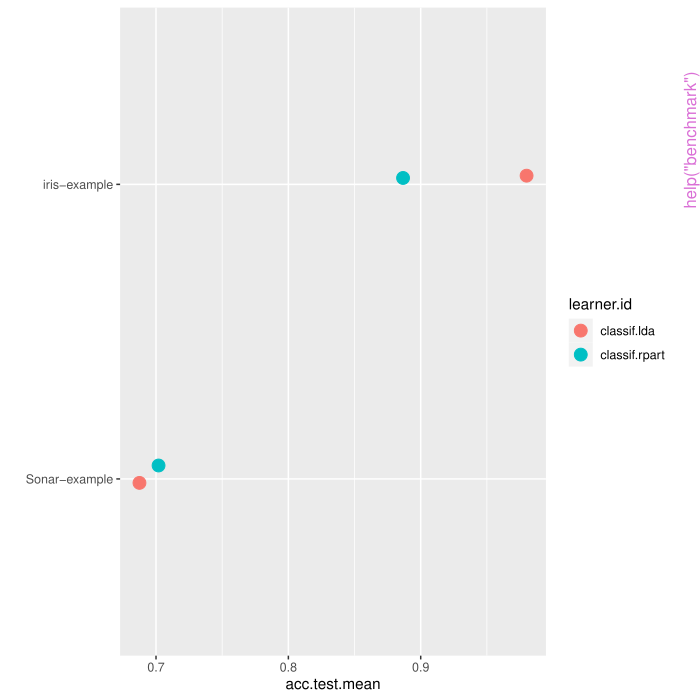

Generate this figure with R:
pkgname <- "mlr"
source(file.path(R.home("share"), "R", "examples-header.R"))
options(warn = 1)
library('mlr')

base::assign(".oldSearch", base::search(), pos = 'CheckExEnv')
base::assign(".old_wd", base::getwd(), pos = 'CheckExEnv')
cleanEx()
nameEx("FailureModel")
### * FailureModel

flush(stderr()); flush(stdout())

### Name: FailureModel
### Title: Failure model.
### Aliases: FailureModel

### ** Examples

configureMlr(on.learner.error = "warn")
data = iris
data$newfeat = 1 # will make LDA crash
task = makeClassifTask(data = data, target = "Species")
m = train("classif.lda", task) # LDA crashed, but mlr catches this
print(m)
print(m$learner.model) # the error message
p = predict(m, task) # this will predict NAs
print(p)
print(performance(p))
configureMlr(on.learner.error = "stop")



cleanEx()
nameEx("Task")
### * Task

flush(stderr()); flush(stdout())

### Name: Task
### Title: Create a classification, regression, survival, cluster,
###   cost-sensitive classification or multilabel task.
### Aliases: Task

### ** Examples

if (requireNamespace("mlbench")) {
  library(mlbench)
  data(BostonHousing)
  data(Ionosphere)

  makeClassifTask(data = iris, target = "Species")
  makeRegrTask(data = BostonHousing, target = "medv")
  # an example of a classification task with more than those standard arguments:
  blocking = factor(c(rep(1, 51), rep(2, 300)))
  makeClassifTask(id = "myIonosphere", data = Ionosphere, target = "Class",
    positive = "good", blocking = blocking)
  makeClusterTask(data = iris[, -5L])
}



cleanEx()
nameEx("benchmark")
### * benchmark

flush(stderr()); flush(stdout())

### Name: benchmark
### Title: Benchmark experiment for multiple learners and tasks.
### Aliases: benchmark

### ** Examples

lrns = list(makeLearner("classif.lda"), makeLearner("classif.rpart"))
tasks = list(iris.task, sonar.task)
rdesc = makeResampleDesc("CV", iters = 2L)
meas = list(acc, ber)
bmr = benchmark(lrns, tasks, rdesc, measures = meas)
rmat = convertBMRToRankMatrix(bmr)
print(rmat)
plotBMRSummary(bmr)
plotBMRBoxplots(bmr, ber, style = "violin")
plotBMRRanksAsBarChart(bmr, pos = "stack")
friedmanTestBMR(bmr)
friedmanPostHocTestBMR(bmr, p.value = 0.05)



cleanEx()
nameEx("calculateConfusionMatrix")
### * calculateConfusionMatrix

flush(stderr()); flush(stdout())

### Name: calculateConfusionMatrix
### Title: Confusion matrix.
### Aliases: calculateConfusionMatrix print.ConfusionMatrix

### ** Examples

# get confusion matrix after simple manual prediction
allinds = 1:150
train = sample(allinds, 75)
test = setdiff(allinds, train)
mod = train("classif.lda", iris.task, subset = train)
pred = predict(mod, iris.task, subset = test)
print(calculateConfusionMatrix(pred))
print(calculateConfusionMatrix(pred, sums = TRUE))
print(calculateConfusionMatrix(pred, relative = TRUE))

# now after cross-validation
r = crossval("classif.lda", iris.task, iters = 2L)
print(calculateConfusionMatrix(r$pred))



cleanEx()
nameEx("calculateROCMeasures")
### * calculateROCMeasures

flush(stderr()); flush(stdout())

### Name: calculateROCMeasures
### Title: Calculate receiver operator measures.
### Aliases: calculateROCMeasures print.ROCMeasures

### ** Examples

lrn = makeLearner("classif.rpart", predict.type = "prob")
fit = train(lrn, sonar.task)
pred = predict(fit, task = sonar.task)
calculateROCMeasures(pred)



cleanEx()
nameEx("capLargeValues")
### * capLargeValues

flush(stderr()); flush(stdout())

### Name: capLargeValues
### Title: Convert large/infinite numeric values in a data.frame or task.
### Aliases: capLargeValues

### ** Examples

capLargeValues(iris, threshold = 5, impute = 5)



cleanEx()
nameEx("convertBMRToRankMatrix")
### * convertBMRToRankMatrix

flush(stderr()); flush(stdout())

### Name: convertBMRToRankMatrix
### Title: Convert BenchmarkResult to a rank-matrix.
### Aliases: convertBMRToRankMatrix

### ** Examples

# see benchmark



cleanEx()
nameEx("convertMLBenchObjToTask")
### * convertMLBenchObjToTask

flush(stderr()); flush(stdout())

### Name: convertMLBenchObjToTask
### Title: Convert a machine learning benchmark / demo object from package
###   mlbench to a task.
### Aliases: convertMLBenchObjToTask

### ** Examples

print(convertMLBenchObjToTask("Ionosphere"))
print(convertMLBenchObjToTask("mlbench.spirals", n = 100, sd = 0.1))



cleanEx()
nameEx("createSpatialResamplingPlots")
### * createSpatialResamplingPlots

flush(stderr()); flush(stdout())

### Name: createSpatialResamplingPlots
### Title: Create (spatial) resampling plot objects.
### Aliases: createSpatialResamplingPlots

### ** Examples




cleanEx()
nameEx("estimateRelativeOverfitting")
### * estimateRelativeOverfitting

flush(stderr()); flush(stdout())

### Name: estimateRelativeOverfitting
### Title: Estimate relative overfitting.
### Aliases: estimateRelativeOverfitting

### ** Examples

task = makeClassifTask(data = iris, target = "Species")
rdesc = makeResampleDesc("CV", iters = 2)
estimateRelativeOverfitting(rdesc, acc, task, makeLearner("classif.knn"))
estimateRelativeOverfitting(rdesc, acc, task, makeLearner("classif.lda"))
rpred = resample("classif.knn", task, rdesc)$pred
estimateRelativeOverfitting(rpred, acc, task)



cleanEx()
nameEx("extractFDAFeatures")
### * extractFDAFeatures

flush(stderr()); flush(stdout())

### Name: extractFDAFeatures
### Title: Extract features from functional data.
### Aliases: extractFDAFeatures

### ** Examples

df = data.frame(x = matrix(rnorm(24), ncol = 8), y = factor(c("a", "a", "b")))
fdf = makeFunctionalData(df, fd.features = list(x1 = 1:4, x2 = 5:8), exclude.cols = "y")
task = makeClassifTask(data = fdf, target = "y")
extracted = extractFDAFeatures(task,
  feat.methods = list("x1" = extractFDAFourier(), "x2" = extractFDAWavelets(filter = "haar")))
print(extracted$task)
reextractFDAFeatures(task, extracted$desc)



cleanEx()
nameEx("filterFeatures")
### * filterFeatures

flush(stderr()); flush(stdout())

### Name: filterFeatures
### Title: Filter features by thresholding filter values.
### Aliases: filterFeatures

### ** Examples

# simple filter
filterFeatures(iris.task, method = "FSelectorRcpp_gain.ratio", abs = 2)
# ensemble filter
filterFeatures(iris.task, method = "E-min",
  base.methods = c("FSelectorRcpp_gain.ratio",
    "FSelectorRcpp_information.gain"), abs = 2)



cleanEx()
nameEx("friedmanPostHocTestBMR")
### * friedmanPostHocTestBMR

flush(stderr()); flush(stdout())

### Name: friedmanPostHocTestBMR
### Title: Perform a posthoc Friedman-Nemenyi test.
### Aliases: friedmanPostHocTestBMR

### ** Examples

# see benchmark



cleanEx()
nameEx("friedmanTestBMR")
### * friedmanTestBMR

flush(stderr()); flush(stdout())

### Name: friedmanTestBMR
### Title: Perform overall Friedman test for a BenchmarkResult.
### Aliases: friedmanTestBMR

### ** Examples

# see benchmark



cleanEx()
nameEx("generateFeatureImportanceData")
### * generateFeatureImportanceData

flush(stderr()); flush(stdout())

### Name: generateFeatureImportanceData
### Title: Generate feature importance.
### Aliases: generateFeatureImportanceData FeatureImportanceData

### ** Examples


lrn = makeLearner("classif.rpart", predict.type = "prob")
fit = train(lrn, iris.task)
imp = generateFeatureImportanceData(iris.task, "permutation.importance",
  lrn, "Petal.Width", nmc = 10L, local = TRUE)



cleanEx()
nameEx("generateFilterValuesData")
### * generateFilterValuesData

flush(stderr()); flush(stdout())

### Name: generateFilterValuesData
### Title: Calculates feature filter values.
### Aliases: generateFilterValuesData FilterValues

### ** Examples

# two simple filter methods
fval = generateFilterValuesData(iris.task,
  method = c("FSelectorRcpp_gain.ratio", "FSelectorRcpp_information.gain"))
# using ensemble method "E-mean"
fval = generateFilterValuesData(iris.task,
  method = list("E-mean", c("FSelectorRcpp_gain.ratio",
    "FSelectorRcpp_information.gain")))



cleanEx()
nameEx("generateHyperParsEffectData")
### * generateHyperParsEffectData

flush(stderr()); flush(stdout())

### Name: generateHyperParsEffectData
### Title: Generate hyperparameter effect data.
### Aliases: generateHyperParsEffectData

### ** Examples

## Not run: 
##D # 3-fold cross validation
##D ps = makeParamSet(makeDiscreteParam("C", values = 2^(-4:4)))
##D ctrl = makeTuneControlGrid()
##D rdesc = makeResampleDesc("CV", iters = 3L)
##D res = tuneParams("classif.ksvm", task = pid.task, resampling = rdesc,
##D   par.set = ps, control = ctrl)
##D data = generateHyperParsEffectData(res)
##D plt = plotHyperParsEffect(data, x = "C", y = "mmce.test.mean")
##D plt + ylab("Misclassification Error")
##D 
##D # nested cross validation
##D ps = makeParamSet(makeDiscreteParam("C", values = 2^(-4:4)))
##D ctrl = makeTuneControlGrid()
##D rdesc = makeResampleDesc("CV", iters = 3L)
##D lrn = makeTuneWrapper("classif.ksvm", control = ctrl,
##D   resampling = rdesc, par.set = ps)
##D res = resample(lrn, task = pid.task, resampling = cv2,
##D   extract = getTuneResult)
##D data = generateHyperParsEffectData(res)
##D plotHyperParsEffect(data, x = "C", y = "mmce.test.mean", plot.type = "line")
## End(Not run)



cleanEx()
nameEx("generateLearningCurveData")
### * generateLearningCurveData

flush(stderr()); flush(stdout())

### Name: generateLearningCurveData
### Title: Generates a learning curve.
### Aliases: generateLearningCurveData LearningCurveData

### ** Examples

r = generateLearningCurveData(list("classif.rpart", "classif.knn"),
  task = sonar.task, percs = seq(0.2, 1, by = 0.2),
  measures = list(tp, fp, tn, fn),
  resampling = makeResampleDesc(method = "Subsample", iters = 5),
  show.info = FALSE)
plotLearningCurve(r)



cleanEx()
nameEx("generatePartialDependenceData")
### * generatePartialDependenceData

flush(stderr()); flush(stdout())

### Name: generatePartialDependenceData
### Title: Generate partial dependence.
### Aliases: generatePartialDependenceData PartialDependenceData

### ** Examples

lrn = makeLearner("regr.svm")
fit = train(lrn, bh.task)
pd = generatePartialDependenceData(fit, bh.task, "lstat")
plotPartialDependence(pd, data = getTaskData(bh.task))

lrn = makeLearner("classif.rpart", predict.type = "prob")
fit = train(lrn, iris.task)
pd = generatePartialDependenceData(fit, iris.task, "Petal.Width")
plotPartialDependence(pd, data = getTaskData(iris.task))



cleanEx()
nameEx("getCaretParamSet")
### * getCaretParamSet

flush(stderr()); flush(stdout())

### Name: getCaretParamSet
### Title: Get tuning parameters from a learner of the caret R-package.
### Aliases: getCaretParamSet

### ** Examples

if (requireNamespace("caret") && requireNamespace("mlbench")) {
  library(caret)
  classifTask = makeClassifTask(data = iris, target = "Species")

  # (1) classification (random forest) with discretized parameters
  getCaretParamSet("rf", length = 9L, task = classifTask, discretize = TRUE)

  # (2) regression (gradient boosting machine) without discretized parameters
  library(mlbench)
  data(BostonHousing)
  regrTask = makeRegrTask(data = BostonHousing, target = "medv")
  getCaretParamSet("gbm", length = 9L, task = regrTask, discretize = FALSE)
}



cleanEx()
nameEx("getHyperPars")
### * getHyperPars

flush(stderr()); flush(stdout())

### Name: getHyperPars
### Title: Get current parameter settings for a learner.
### Aliases: getHyperPars

### ** Examples

getHyperPars(makeLearner("classif.ranger"))

## set learner hyperparameter `mtry` manually
getHyperPars(makeLearner("classif.ranger", mtry = 100))



cleanEx()
nameEx("getMultilabelBinaryPerformances")
### * getMultilabelBinaryPerformances

flush(stderr()); flush(stdout())

### Name: getMultilabelBinaryPerformances
### Title: Retrieve binary classification measures for multilabel
###   classification predictions.
### Aliases: getMultilabelBinaryPerformances

### ** Examples

# see makeMultilabelBinaryRelevanceWrapper



cleanEx()
nameEx("getNestedTuneResultsOptPathDf")
### * getNestedTuneResultsOptPathDf

flush(stderr()); flush(stdout())

### Name: getNestedTuneResultsOptPathDf
### Title: Get the 'opt.path's from each tuning step from the outer
###   resampling.
### Aliases: getNestedTuneResultsOptPathDf

### ** Examples

# see example of makeTuneWrapper



cleanEx()
nameEx("getNestedTuneResultsX")
### * getNestedTuneResultsX

flush(stderr()); flush(stdout())

### Name: getNestedTuneResultsX
### Title: Get the tuned hyperparameter settings from a nested tuning.
### Aliases: getNestedTuneResultsX

### ** Examples

# see example of makeTuneWrapper



cleanEx()
nameEx("getOOBPreds")
### * getOOBPreds

flush(stderr()); flush(stdout())

### Name: getOOBPreds
### Title: Extracts out-of-bag predictions from trained models.
### Aliases: getOOBPreds

### ** Examples

training.set = sample(1:150, 50)
lrn = makeLearner("classif.ranger", predict.type = "prob", predict.threshold = 0.6)
mod = train(lrn, sonar.task, subset = training.set)
oob = getOOBPreds(mod, sonar.task)
oob
performance(oob, measures = list(auc, mmce))



cleanEx()
nameEx("getPredictionProbabilities")
### * getPredictionProbabilities

flush(stderr()); flush(stdout())

### Name: getPredictionProbabilities
### Title: Get probabilities for some classes.
### Aliases: getPredictionProbabilities

### ** Examples

task = makeClassifTask(data = iris, target = "Species")
lrn = makeLearner("classif.lda", predict.type = "prob")
mod = train(lrn, task)
# predict probabilities
pred = predict(mod, newdata = iris)

# Get probabilities for all classes
head(getPredictionProbabilities(pred))

# Get probabilities for a subset of classes
head(getPredictionProbabilities(pred, c("setosa", "virginica")))



cleanEx()
nameEx("getResamplingIndices")
### * getResamplingIndices

flush(stderr()); flush(stdout())

### Name: getResamplingIndices
### Title: Get the resampling indices from a tuning or feature selection
###   wrapper..
### Aliases: getResamplingIndices

### ** Examples

task = makeClassifTask(data = iris, target = "Species")
lrn = makeLearner("classif.rpart")
# stupid mini grid
ps = makeParamSet(
  makeDiscreteParam("cp", values = c(0.05, 0.1)),
  makeDiscreteParam("minsplit", values = c(10, 20))
)
ctrl = makeTuneControlGrid()
inner = makeResampleDesc("Holdout")
outer = makeResampleDesc("CV", iters = 2)
lrn = makeTuneWrapper(lrn, resampling = inner, par.set = ps, control = ctrl)
# nested resampling for evaluation
# we also extract tuned hyper pars in each iteration and by that the resampling indices
r = resample(lrn, task, outer, extract = getTuneResult)
# get tuning indices
getResamplingIndices(r, inner = TRUE)



cleanEx()
nameEx("getTaskData")
### * getTaskData

flush(stderr()); flush(stdout())

### Name: getTaskData
### Title: Extract data in task.
### Aliases: getTaskData

### ** Examples

library("mlbench")
data(BreastCancer)

df = BreastCancer
df$Id = NULL
task = makeClassifTask(id = "BreastCancer", data = df, target = "Class", positive = "malignant")
head(getTaskData)
head(getTaskData(task, features = c("Cell.size", "Cell.shape"), recode.target = "-1+1"))
head(getTaskData(task, subset = 1:100, recode.target = "01"))



cleanEx()
nameEx("getTaskTargets")
### * getTaskTargets

flush(stderr()); flush(stdout())

### Name: getTaskTargets
### Title: Get target data of task.
### Aliases: getTaskTargets

### ** Examples

task = makeClassifTask(data = iris, target = "Species")
getTaskTargets(task)



cleanEx()
nameEx("impute")
### * impute

flush(stderr()); flush(stdout())

### Name: impute
### Title: Impute and re-impute data
### Aliases: impute

### ** Examples

df = data.frame(x = c(1, 1, NA), y = factor(c("a", "a", "b")), z = 1:3)
imputed = impute(df, target = character(0), cols = list(x = 99, y = imputeMode()))
print(imputed$data)
reimpute(data.frame(x = NA_real_), imputed$desc)



cleanEx()
nameEx("joinClassLevels")
### * joinClassLevels

flush(stderr()); flush(stdout())

### Name: joinClassLevels
### Title: Join some class existing levels to new, larger class levels for
###   classification problems.
### Aliases: joinClassLevels

### ** Examples

joinClassLevels(iris.task, new.levels = list(foo = c("setosa", "virginica")))



cleanEx()
nameEx("listLearners")
### * listLearners

flush(stderr()); flush(stdout())

### Name: listLearners
### Title: Find matching learning algorithms.
### Aliases: listLearners listLearners.default listLearners.character
###   listLearners.Task

### ** Examples

## Not run: 
##D listLearners("classif", properties = c("multiclass", "prob"))
##D data = iris
##D task = makeClassifTask(data = data, target = "Species")
##D listLearners(task)
## End(Not run)



cleanEx()
nameEx("makeAggregation")
### * makeAggregation

flush(stderr()); flush(stdout())

### Name: makeAggregation
### Title: Specify your own aggregation of measures.
### Aliases: makeAggregation

### ** Examples

# computes the interquartile range on all performance values
test.iqr = makeAggregation(
  id = "test.iqr", name = "Test set interquartile range",
  properties = "req.test",
  fun = function(task, perf.test, perf.train, measure, group, pred) IQR(perf.test)
)



cleanEx()
nameEx("makeClassificationViaRegressionWrapper")
### * makeClassificationViaRegressionWrapper

flush(stderr()); flush(stdout())

### Name: makeClassificationViaRegressionWrapper
### Title: Classification via regression wrapper.
### Aliases: makeClassificationViaRegressionWrapper

### ** Examples

lrn = makeLearner("regr.rpart")
lrn = makeClassificationViaRegressionWrapper(lrn)
mod = train(lrn, sonar.task, subset = 1:140)
predictions = predict(mod, newdata = getTaskData(sonar.task)[141:208, 1:60])



cleanEx()
nameEx("makeFeatSelWrapper")
### * makeFeatSelWrapper

flush(stderr()); flush(stdout())

### Name: makeFeatSelWrapper
### Title: Fuse learner with feature selection.
### Aliases: makeFeatSelWrapper

### ** Examples

# nested resampling with feature selection (with a nonsense algorithm for selection)
outer = makeResampleDesc("CV", iters = 2L)
inner = makeResampleDesc("Holdout")
ctrl = makeFeatSelControlRandom(maxit = 1)
lrn = makeFeatSelWrapper("classif.ksvm", resampling = inner, control = ctrl)
# we also extract the selected features for all iteration here
r = resample(lrn, iris.task, outer, extract = getFeatSelResult)



cleanEx()
nameEx("makeFilterWrapper")
### * makeFilterWrapper

flush(stderr()); flush(stdout())

### Name: makeFilterWrapper
### Title: Fuse learner with a feature filter method.
### Aliases: makeFilterWrapper

### ** Examples




cleanEx()
nameEx("makeFunctionalData")
### * makeFunctionalData

flush(stderr()); flush(stdout())

### Name: makeFunctionalData
### Title: Create a data.frame containing functional features from a normal
###   data.frame.
### Aliases: makeFunctionalData

### ** Examples

# data.frame where columns 1:6 and 8:10 belong to a functional feature
d1 = data.frame(matrix(rnorm(100), nrow = 10), "target" = seq_len(10))
# Transform to functional data
d2 = makeFunctionalData(d1, fd.features = list("fd1" = 1:6, "fd2" = 8:10))
# Create a regression task
makeRegrTask(data = d2, target = "target")



cleanEx()
nameEx("makeLearner")
### * makeLearner

flush(stderr()); flush(stdout())

### Name: makeLearner
### Title: Create learner object.
### Aliases: makeLearner Learner

### ** Examples

makeLearner("classif.rpart")
makeLearner("classif.lda", predict.type = "prob")
lrn = makeLearner("classif.lda", method = "t", nu = 10)
getHyperPars(lrn)



cleanEx()
nameEx("makeLearners")
### * makeLearners

flush(stderr()); flush(stdout())

### Name: makeLearners
### Title: Create multiple learners at once.
### Aliases: makeLearners

### ** Examples

makeLearners(c("rpart", "lda"), type = "classif", predict.type = "prob")



cleanEx()
nameEx("makeMeasure")
### * makeMeasure

flush(stderr()); flush(stdout())

### Name: makeMeasure
### Title: Construct performance measure.
### Aliases: makeMeasure Measure

### ** Examples

f = function(task, model, pred, extra.args) {
  sum((pred$data$response - pred$data$truth)^2)
}
makeMeasure(id = "my.sse", minimize = TRUE,
  properties = c("regr", "response"), fun = f)



cleanEx()
nameEx("makeModelMultiplexer")
### * makeModelMultiplexer

flush(stderr()); flush(stdout())

### Name: makeModelMultiplexer
### Title: Create model multiplexer for model selection to tune over
###   multiple possible models.
### Aliases: makeModelMultiplexer ModelMultiplexer

### ** Examples

set.seed(123)



cleanEx()
nameEx("makeModelMultiplexerParamSet")
### * makeModelMultiplexerParamSet

flush(stderr()); flush(stdout())

### Name: makeModelMultiplexerParamSet
### Title: Creates a parameter set for model multiplexer tuning.
### Aliases: makeModelMultiplexerParamSet

### ** Examples

# See makeModelMultiplexer



cleanEx()
nameEx("makeMultilabelBinaryRelevanceWrapper")
### * makeMultilabelBinaryRelevanceWrapper

flush(stderr()); flush(stdout())

### Name: makeMultilabelBinaryRelevanceWrapper
### Title: Use binary relevance method to create a multilabel learner.
### Aliases: makeMultilabelBinaryRelevanceWrapper

### ** Examples

d = getTaskData(yeast.task)
# drop some labels so example runs faster
d = d[seq(1, nrow(d), by = 20), c(1:2, 15:17)]
task = makeMultilabelTask(data = d, target = c("label1", "label2"))
lrn = makeLearner("classif.rpart")
lrn = makeMultilabelBinaryRelevanceWrapper(lrn)
lrn = setPredictType(lrn, "prob")
# train, predict and evaluate
mod = train(lrn, task)
pred = predict(mod, task)
performance(pred, measure = list(multilabel.hamloss, multilabel.subset01, multilabel.f1))
# the next call basically has the same structure for any multilabel meta wrapper
getMultilabelBinaryPerformances(pred, measures = list(mmce, auc))
# above works also with predictions from resample!




cleanEx()
nameEx("makeMultilabelClassifierChainsWrapper")
### * makeMultilabelClassifierChainsWrapper

flush(stderr()); flush(stdout())

### Name: makeMultilabelClassifierChainsWrapper
### Title: Use classifier chains method (CC) to create a multilabel
###   learner.
### Aliases: makeMultilabelClassifierChainsWrapper

### ** Examples

d = getTaskData(yeast.task)
# drop some labels so example runs faster
d = d[seq(1, nrow(d), by = 20), c(1:2, 15:17)]
task = makeMultilabelTask(data = d, target = c("label1", "label2"))
lrn = makeLearner("classif.rpart")
lrn = makeMultilabelBinaryRelevanceWrapper(lrn)
lrn = setPredictType(lrn, "prob")
# train, predict and evaluate
mod = train(lrn, task)
pred = predict(mod, task)
performance(pred, measure = list(multilabel.hamloss, multilabel.subset01, multilabel.f1))
# the next call basically has the same structure for any multilabel meta wrapper
getMultilabelBinaryPerformances(pred, measures = list(mmce, auc))
# above works also with predictions from resample!




cleanEx()
nameEx("makeMultilabelDBRWrapper")
### * makeMultilabelDBRWrapper

flush(stderr()); flush(stdout())

### Name: makeMultilabelDBRWrapper
### Title: Use dependent binary relevance method (DBR) to create a
###   multilabel learner.
### Aliases: makeMultilabelDBRWrapper

### ** Examples

d = getTaskData(yeast.task)
# drop some labels so example runs faster
d = d[seq(1, nrow(d), by = 20), c(1:2, 15:17)]
task = makeMultilabelTask(data = d, target = c("label1", "label2"))
lrn = makeLearner("classif.rpart")
lrn = makeMultilabelBinaryRelevanceWrapper(lrn)
lrn = setPredictType(lrn, "prob")
# train, predict and evaluate
mod = train(lrn, task)
pred = predict(mod, task)
performance(pred, measure = list(multilabel.hamloss, multilabel.subset01, multilabel.f1))
# the next call basically has the same structure for any multilabel meta wrapper
getMultilabelBinaryPerformances(pred, measures = list(mmce, auc))
# above works also with predictions from resample!




cleanEx()
nameEx("makeMultilabelNestedStackingWrapper")
### * makeMultilabelNestedStackingWrapper

flush(stderr()); flush(stdout())

### Name: makeMultilabelNestedStackingWrapper
### Title: Use nested stacking method to create a multilabel learner.
### Aliases: makeMultilabelNestedStackingWrapper

### ** Examples

d = getTaskData(yeast.task)
# drop some labels so example runs faster
d = d[seq(1, nrow(d), by = 20), c(1:2, 15:17)]
task = makeMultilabelTask(data = d, target = c("label1", "label2"))
lrn = makeLearner("classif.rpart")
lrn = makeMultilabelBinaryRelevanceWrapper(lrn)
lrn = setPredictType(lrn, "prob")
# train, predict and evaluate
mod = train(lrn, task)
pred = predict(mod, task)
performance(pred, measure = list(multilabel.hamloss, multilabel.subset01, multilabel.f1))
# the next call basically has the same structure for any multilabel meta wrapper
getMultilabelBinaryPerformances(pred, measures = list(mmce, auc))
# above works also with predictions from resample!




cleanEx()
nameEx("makeMultilabelStackingWrapper")
### * makeMultilabelStackingWrapper

flush(stderr()); flush(stdout())

### Name: makeMultilabelStackingWrapper
### Title: Use stacking method (stacked generalization) to create a
###   multilabel learner.
### Aliases: makeMultilabelStackingWrapper

### ** Examples

d = getTaskData(yeast.task)
# drop some labels so example runs faster
d = d[seq(1, nrow(d), by = 20), c(1:2, 15:17)]
task = makeMultilabelTask(data = d, target = c("label1", "label2"))
lrn = makeLearner("classif.rpart")
lrn = makeMultilabelBinaryRelevanceWrapper(lrn)
lrn = setPredictType(lrn, "prob")
# train, predict and evaluate
mod = train(lrn, task)
pred = predict(mod, task)
performance(pred, measure = list(multilabel.hamloss, multilabel.subset01, multilabel.f1))
# the next call basically has the same structure for any multilabel meta wrapper
getMultilabelBinaryPerformances(pred, measures = list(mmce, auc))
# above works also with predictions from resample!




cleanEx()
nameEx("makeResampleDesc")
### * makeResampleDesc

flush(stderr()); flush(stdout())

### Name: makeResampleDesc
### Title: Create a description object for a resampling strategy.
### Aliases: makeResampleDesc ResampleDesc hout cv2 cv3 cv5 cv10

### ** Examples

# Bootstraping
makeResampleDesc("Bootstrap", iters = 10)
makeResampleDesc("Bootstrap", iters = 10, predict = "both")

# Subsampling
makeResampleDesc("Subsample", iters = 10, split = 3 / 4)
makeResampleDesc("Subsample", iters = 10)

# Holdout a.k.a. test sample estimation
makeResampleDesc("Holdout")



cleanEx()
nameEx("makeResampleInstance")
### * makeResampleInstance

flush(stderr()); flush(stdout())

### Name: makeResampleInstance
### Title: Instantiates a resampling strategy object.
### Aliases: makeResampleInstance ResampleInstance

### ** Examples

rdesc = makeResampleDesc("Bootstrap", iters = 10)
rin = makeResampleInstance(rdesc, task = iris.task)

rdesc = makeResampleDesc("CV", iters = 50)
rin = makeResampleInstance(rdesc, size = nrow(iris))

rin = makeResampleInstance("CV", iters = 10, task = iris.task)



cleanEx()
nameEx("makeStackedLearner")
### * makeStackedLearner

flush(stderr()); flush(stdout())

### Name: makeStackedLearner
### Title: Create a stacked learner object.
### Aliases: makeStackedLearner

### ** Examples

# Classification
data(iris)
tsk = makeClassifTask(data = iris, target = "Species")
base = c("classif.rpart", "classif.lda", "classif.svm")
lrns = lapply(base, makeLearner)
lrns = lapply(lrns, setPredictType, "prob")
m = makeStackedLearner(base.learners = lrns,
  predict.type = "prob", method = "hill.climb")
tmp = train(m, tsk)
res = predict(tmp, tsk)

# Regression
data(BostonHousing, package = "mlbench")
tsk = makeRegrTask(data = BostonHousing, target = "medv")
base = c("regr.rpart", "regr.svm")
lrns = lapply(base, makeLearner)
m = makeStackedLearner(base.learners = lrns,
  predict.type = "response", method = "compress")
tmp = train(m, tsk)
res = predict(tmp, tsk)



cleanEx()
nameEx("makeTuneWrapper")
### * makeTuneWrapper

flush(stderr()); flush(stdout())

### Name: makeTuneWrapper
### Title: Fuse learner with tuning.
### Aliases: makeTuneWrapper

### ** Examples




cleanEx()
nameEx("makeWeightedClassesWrapper")
### * makeWeightedClassesWrapper

flush(stderr()); flush(stdout())

### Name: makeWeightedClassesWrapper
### Title: Wraps a classifier for weighted fitting where each class
###   receives a weight.
### Aliases: makeWeightedClassesWrapper

### ** Examples




cleanEx()
nameEx("performance")
### * performance

flush(stderr()); flush(stdout())

### Name: performance
### Title: Measure performance of prediction.
### Aliases: performance

### ** Examples

training.set = seq(1, nrow(iris), by = 2)
test.set = seq(2, nrow(iris), by = 2)

task = makeClassifTask(data = iris, target = "Species")
lrn = makeLearner("classif.lda")
mod = train(lrn, task, subset = training.set)
pred = predict(mod, newdata = iris[test.set, ])
performance(pred, measures = mmce)

# Compute multiple performance measures at once
ms = list("mmce" = mmce, "acc" = acc, "timetrain" = timetrain)
performance(pred, measures = ms, task, mod)



cleanEx()
nameEx("plotBMRBoxplots")
### * plotBMRBoxplots

flush(stderr()); flush(stdout())

### Name: plotBMRBoxplots
### Title: Create box or violin plots for a BenchmarkResult.
### Aliases: plotBMRBoxplots

### ** Examples

# see benchmark



cleanEx()
nameEx("plotBMRRanksAsBarChart")
### * plotBMRRanksAsBarChart

flush(stderr()); flush(stdout())

### Name: plotBMRRanksAsBarChart
### Title: Create a bar chart for ranks in a BenchmarkResult.
### Aliases: plotBMRRanksAsBarChart

### ** Examples

# see benchmark



cleanEx()
nameEx("plotBMRSummary")
### * plotBMRSummary

flush(stderr()); flush(stdout())

### Name: plotBMRSummary
### Title: Plot a benchmark summary.
### Aliases: plotBMRSummary

### ** Examples

# see benchmark



cleanEx()
nameEx("plotCalibration")
### * plotCalibration

flush(stderr()); flush(stdout())

### Name: plotCalibration
### Title: Plot calibration data using ggplot2.
### Aliases: plotCalibration

### ** Examples

## Not run: 
##D lrns = list(makeLearner("classif.rpart", predict.type = "prob"),
##D   makeLearner("classif.nnet", predict.type = "prob"))
##D fit = lapply(lrns, train, task = iris.task)
##D pred = lapply(fit, predict, task = iris.task)
##D names(pred) = c("rpart", "nnet")
##D out = generateCalibrationData(pred, groups = 3)
##D plotCalibration(out)
##D 
##D fit = lapply(lrns, train, task = sonar.task)
##D pred = lapply(fit, predict, task = sonar.task)
##D names(pred) = c("rpart", "lda")
##D out = generateCalibrationData(pred)
##D plotCalibration(out)
## End(Not run)



cleanEx()
nameEx("plotCritDifferences")
### * plotCritDifferences

flush(stderr()); flush(stdout())

### Name: plotCritDifferences
### Title: Plot critical differences for a selected measure.
### Aliases: plotCritDifferences

### ** Examples

# see benchmark



cleanEx()
nameEx("plotFilterValues")
### * plotFilterValues

flush(stderr()); flush(stdout())

### Name: plotFilterValues
### Title: Plot filter values using ggplot2.
### Aliases: plotFilterValues

### ** Examples

fv = generateFilterValuesData(iris.task, method = "variance")
plotFilterValues(fv)



cleanEx()
nameEx("plotHyperParsEffect")
### * plotHyperParsEffect

flush(stderr()); flush(stdout())

### Name: plotHyperParsEffect
### Title: Plot the hyperparameter effects data
### Aliases: plotHyperParsEffect

### ** Examples

# see generateHyperParsEffectData



cleanEx()
nameEx("plotROCCurves")
### * plotROCCurves

flush(stderr()); flush(stdout())

### Name: plotROCCurves
### Title: Plots a ROC curve using ggplot2.
### Aliases: plotROCCurves

### ** Examples




cleanEx()
nameEx("plotThreshVsPerf")
### * plotThreshVsPerf

flush(stderr()); flush(stdout())

### Name: plotThreshVsPerf
### Title: Plot threshold vs. performance(s) for 2-class classification
###   using ggplot2.
### Aliases: plotThreshVsPerf

### ** Examples

lrn = makeLearner("classif.rpart", predict.type = "prob")
mod = train(lrn, sonar.task)
pred = predict(mod, sonar.task)
pvs = generateThreshVsPerfData(pred, list(acc, setAggregation(acc, train.mean)))
plotThreshVsPerf(pvs)



cleanEx()
nameEx("plotTuneMultiCritResult")
### * plotTuneMultiCritResult

flush(stderr()); flush(stdout())

### Name: plotTuneMultiCritResult
### Title: Plots multi-criteria results after tuning using ggplot2.
### Aliases: plotTuneMultiCritResult

### ** Examples

# see tuneParamsMultiCrit



cleanEx()
nameEx("predict.WrappedModel")
### * predict.WrappedModel

flush(stderr()); flush(stdout())

### Name: predict.WrappedModel
### Title: Predict new data.
### Aliases: predict.WrappedModel

### ** Examples

# train and predict
train.set = seq(1, 150, 2)
test.set = seq(2, 150, 2)
model = train("classif.lda", iris.task, subset = train.set)
p = predict(model, newdata = iris, subset = test.set)
print(p)
predict(model, task = iris.task, subset = test.set)

# predict now probabiliies instead of class labels
lrn = makeLearner("classif.lda", predict.type = "prob")
model = train(lrn, iris.task, subset = train.set)
p = predict(model, task = iris.task, subset = test.set)
print(p)
getPredictionProbabilities(p)



cleanEx()
nameEx("resample")
### * resample

flush(stderr()); flush(stdout())

### Name: resample
### Title: Fit models according to a resampling strategy.
### Aliases: resample crossval repcv holdout subsample bootstrapOOB
###   bootstrapB632 bootstrapB632plus growingcv fixedcv

### ** Examples

task = makeClassifTask(data = iris, target = "Species")
rdesc = makeResampleDesc("CV", iters = 2)
r = resample(makeLearner("classif.qda"), task, rdesc)
print(r$aggr)
print(r$measures.test)
print(r$pred)

# include the training set performance as well
rdesc = makeResampleDesc("CV", iters = 2, predict = "both")
r = resample(makeLearner("classif.qda"), task, rdesc,
  measures = list(mmce, setAggregation(mmce, train.mean)))
print(r$aggr)



cleanEx()
nameEx("selectFeatures")
### * selectFeatures

flush(stderr()); flush(stdout())

### Name: selectFeatures
### Title: Feature selection by wrapper approach.
### Aliases: selectFeatures

### ** Examples




cleanEx()
nameEx("setHyperPars")
### * setHyperPars

flush(stderr()); flush(stdout())

### Name: setHyperPars
### Title: Set the hyperparameters of a learner object.
### Aliases: setHyperPars

### ** Examples

cl1 = makeLearner("classif.ksvm", sigma = 1)
cl2 = setHyperPars(cl1, sigma = 10, par.vals = list(C = 2))
print(cl1)
# note the now set and altered hyperparameters:
print(cl2)



cleanEx()
nameEx("setThreshold")
### * setThreshold

flush(stderr()); flush(stdout())

### Name: setThreshold
### Title: Set threshold of prediction object.
### Aliases: setThreshold

### ** Examples

# create task and train learner (LDA)
task = makeClassifTask(data = iris, target = "Species")
lrn = makeLearner("classif.lda", predict.type = "prob")
mod = train(lrn, task)

# predict probabilities and compute performance
pred = predict(mod, newdata = iris)
performance(pred, measures = mmce)
head(as.data.frame(pred))

# adjust threshold and predict probabilities again
threshold = c(setosa = 0.4, versicolor = 0.3, virginica = 0.3)
pred = setThreshold(pred, threshold = threshold)
performance(pred, measures = mmce)
head(as.data.frame(pred))



cleanEx()
nameEx("subsetTask")
### * subsetTask

flush(stderr()); flush(stdout())

### Name: subsetTask
### Title: Subset data in task.
### Aliases: subsetTask

### ** Examples

task = makeClassifTask(data = iris, target = "Species")
subsetTask(task, subset = 1:100)



cleanEx()
nameEx("summarizeColumns")
### * summarizeColumns

flush(stderr()); flush(stdout())

### Name: summarizeColumns
### Title: Summarize columns of data.frame or task.
### Aliases: summarizeColumns

### ** Examples

summarizeColumns(iris)



cleanEx()
nameEx("summarizeLevels")
### * summarizeLevels

flush(stderr()); flush(stdout())

### Name: summarizeLevels
### Title: Summarizes factors of a data.frame by tabling them.
### Aliases: summarizeLevels

### ** Examples

summarizeLevels(iris)



cleanEx()
nameEx("train")
### * train

flush(stderr()); flush(stdout())

### Name: train
### Title: Train a learning algorithm.
### Aliases: train

### ** Examples

training.set = sample(seq_len(nrow(iris)), nrow(iris) / 2)

## use linear discriminant analysis to classify iris data
task = makeClassifTask(data = iris, target = "Species")
learner = makeLearner("classif.lda", method = "mle")
mod = train(learner, task, subset = training.set)
print(mod)

## use random forest to classify iris data
task = makeClassifTask(data = iris, target = "Species")
learner = makeLearner("classif.rpart", minsplit = 7, predict.type = "prob")
mod = train(learner, task, subset = training.set)
print(mod)



cleanEx()
nameEx("tuneParams")
### * tuneParams

flush(stderr()); flush(stdout())

### Name: tuneParams
### Title: Hyperparameter tuning.
### Aliases: tuneParams

### ** Examples

set.seed(123)
# a grid search for an SVM (with a tiny number of points...)
# note how easily we can optimize on a log-scale
ps = makeParamSet(
  makeNumericParam("C", lower = -12, upper = 12, trafo = function(x) 2^x),
  makeNumericParam("sigma", lower = -12, upper = 12, trafo = function(x) 2^x)
)
ctrl = makeTuneControlGrid(resolution = 2L)
rdesc = makeResampleDesc("CV", iters = 2L)
res = tuneParams("classif.ksvm", iris.task, rdesc, par.set = ps, control = ctrl)
print(res)
# access data for all evaluated points
df = as.data.frame(res$opt.path)
df1 = as.data.frame(res$opt.path, trafo = TRUE)
print(head(df[, -ncol(df)]))
print(head(df1[, -ncol(df)]))
# access data for all evaluated points - alternative
df2 = generateHyperParsEffectData(res)
df3 = generateHyperParsEffectData(res, trafo = TRUE)
print(head(df2$data[, -ncol(df2$data)]))
print(head(df3$data[, -ncol(df3$data)]))
## Not run: 
##D # we optimize the SVM over 3 kernels simultanously
##D # note how we use dependent params (requires = ...) and iterated F-racing here
##D ps = makeParamSet(
##D   makeNumericParam("C", lower = -12, upper = 12, trafo = function(x) 2^x),
##D   makeDiscreteParam("kernel", values = c("vanilladot", "polydot", "rbfdot")),
##D   makeNumericParam("sigma", lower = -12, upper = 12, trafo = function(x) 2^x,
##D     requires = quote(kernel == "rbfdot")),
##D   makeIntegerParam("degree", lower = 2L, upper = 5L,
##D     requires = quote(kernel == "polydot"))
##D )
##D print(ps)
##D ctrl = makeTuneControlIrace(maxExperiments = 5, nbIterations = 1, minNbSurvival = 1)
##D rdesc = makeResampleDesc("Holdout")
##D res = tuneParams("classif.ksvm", iris.task, rdesc, par.set = ps, control = ctrl)
##D print(res)
##D df = as.data.frame(res$opt.path)
##D print(head(df[, -ncol(df)]))
##D 
##D # include the training set performance as well
##D rdesc = makeResampleDesc("Holdout", predict = "both")
##D res = tuneParams("classif.ksvm", iris.task, rdesc, par.set = ps,
##D   control = ctrl, measures = list(mmce, setAggregation(mmce, train.mean)))
##D print(res)
##D df2 = as.data.frame(res$opt.path)
##D print(head(df2[, -ncol(df2)]))
## End(Not run)



cleanEx()
nameEx("tuneParamsMultiCrit")
### * tuneParamsMultiCrit

flush(stderr()); flush(stdout())

### Name: tuneParamsMultiCrit
### Title: Hyperparameter tuning for multiple measures at once.
### Aliases: tuneParamsMultiCrit

### ** Examples




### * <FOOTER>
###
cleanEx()
options(digits = 7L)
base::cat("Time elapsed: ", proc.time() - base::get("ptime", pos = 'CheckExEnv'),"\n")
grDevices::dev.off()
###
### Local variables: ***
### mode: outline-minor ***
### outline-regexp: "\\(> \\)?### [*]+" ***
### End: ***
quit('no')
